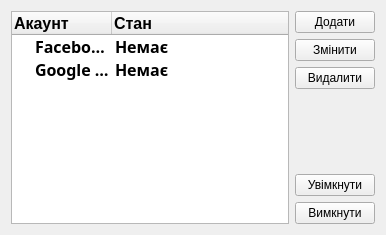
<?xml version="1.0" encoding="UTF-8"?>
<ui version="4.0">
 <class>AccountManager</class>
 <widget class="QWidget" name="AccountManager">
  <property name="geometry">
   <rect>
    <x>0</x>
    <y>0</y>
    <width>386</width>
    <height>235</height>
   </rect>
  </property>
  <property name="windowTitle">
   <string>Form</string>
  </property>
  <layout class="QGridLayout" name="gridLayout">
   <item row="0" column="0" rowspan="8">
    <widget class="QTreeWidget" name="accountsTree">
     <property name="sizeAdjustPolicy">
      <enum>QAbstractScrollArea::AdjustToContents</enum>
     </property>
     <column>
      <property name="text">
       <string>Акаунт</string>
      </property>
      <property name="font">
       <font>
        <pointsize>12</pointsize>
        <weight>75</weight>
        <bold>true</bold>
       </font>
      </property>
     </column>
     <column>
      <property name="text">
       <string>Стан</string>
      </property>
      <property name="font">
       <font>
        <pointsize>12</pointsize>
        <weight>75</weight>
        <bold>true</bold>
       </font>
      </property>
     </column>
     <item>
      <property name="text">
       <string>Facebook Messenger</string>
      </property>
      <property name="font">
       <font>
        <family>Droid Sans</family>
        <pointsize>12</pointsize>
        <weight>75</weight>
        <bold>true</bold>
       </font>
      </property>
      <property name="icon">
       <iconset resource="res.qrc">
        <normaloff>:/logo/messenger</normaloff>:/logo/messenger</iconset>
      </property>
      <property name="text">
       <string>Немає</string>
      </property>
      <property name="font">
       <font>
        <family>Droid Sans</family>
        <pointsize>12</pointsize>
        <weight>75</weight>
        <bold>true</bold>
       </font>
      </property>
     </item>
     <item>
      <property name="text">
       <string>Google Hangouts</string>
      </property>
      <property name="font">
       <font>
        <family>Droid Sans</family>
        <pointsize>12</pointsize>
        <weight>75</weight>
        <bold>true</bold>
       </font>
      </property>
      <property name="icon">
       <iconset resource="res.qrc">
        <normaloff>:/logo/hangouts</normaloff>:/logo/hangouts</iconset>
      </property>
      <property name="text">
       <string>Немає</string>
      </property>
      <property name="font">
       <font>
        <family>Droid Sans</family>
        <pointsize>12</pointsize>
        <weight>75</weight>
        <bold>true</bold>
       </font>
      </property>
     </item>
    </widget>
   </item>
   <item row="7" column="1">
    <widget class="QPushButton" name="disableButton">
     <property name="text">
      <string>Вимкнути</string>
     </property>
    </widget>
   </item>
   <item row="2" column="1">
    <widget class="QPushButton" name="removeAccount">
     <property name="text">
      <string>Видалити</string>
     </property>
    </widget>
   </item>
   <item row="0" column="1">
    <widget class="QPushButton" name="addAccount">
     <property name="text">
      <string>Додати</string>
     </property>
    </widget>
   </item>
   <item row="1" column="1">
    <widget class="QPushButton" name="editAccount">
     <property name="text">
      <string>Змінити</string>
     </property>
    </widget>
   </item>
   <item row="6" column="1">
    <widget class="QPushButton" name="enableButton">
     <property name="text">
      <string>Увімкнути</string>
     </property>
    </widget>
   </item>
  </layout>
 </widget>
 <resources>
  <include location="res.qrc"/>
 </resources>
 <connections/>
</ui>
